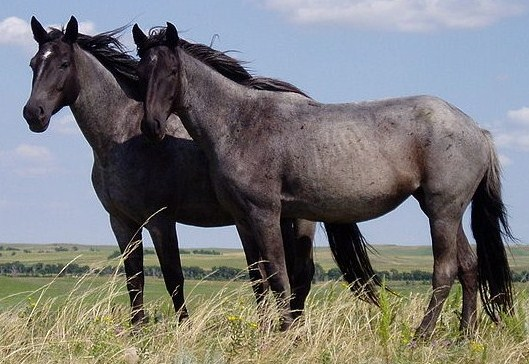
#> input picture common/images/horses.jpg, 529 x 364 px
$ python simple_blur.py --input-dir ../../../../common/images
#> lines starting #> are read from the running program, lines starting #| are printed output that depends on the picture
import argparse
from pathlib import Path

import cv2


def blur(input_dir: str, ksize: int = 5) -> None:
#> called with input_dir = '../../../../common/images', ksize = 5
    in_path = Path(input_dir)
    out_path = in_path.parent / f"{in_path.name}_blurred_{ksize}"
    out_path.mkdir(parents=True, exist_ok=True)

    count = 0
    for img_path in in_path.glob("*.jpg"):
        img = cv2.imread(filename=str(img_path))
#> img is the input picture: shape (364, 529, 3); mean B, G, R 119.5, 119.8, 120
        if img is None:
            continue
        blurred = cv2.GaussianBlur(src=img, ksize=(ksize, ksize), sigmaX=0)
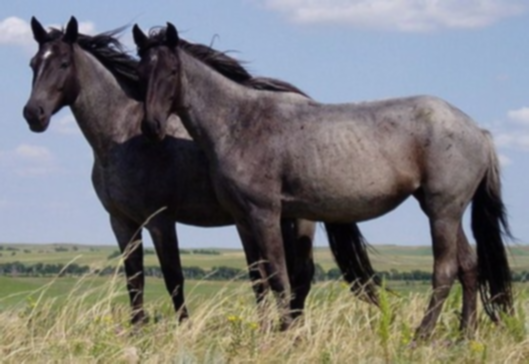
#> blurred: shape (364, 529, 3); mean B, G, R 119.5, 119.8, 120
        cv2.imwrite(filename=str(out_path / img_path.name), img=blurred)
        count += 1

    print(f"Blurred {count} images -> {out_path}")


def cli() -> None:
    parser = argparse.ArgumentParser(description="Apply Gaussian blur to jpg images in a folder")
    parser.add_argument("--input-dir", required=True, help="Directory containing images to blur")
    parser.add_argument("--ksize", type=int, default=5, help="Blur kernel size (odd number)")
    args = parser.parse_args()
    blur(input_dir=args.input_dir, ksize=args.ksize)


if __name__ == "__main__":
    cli()
